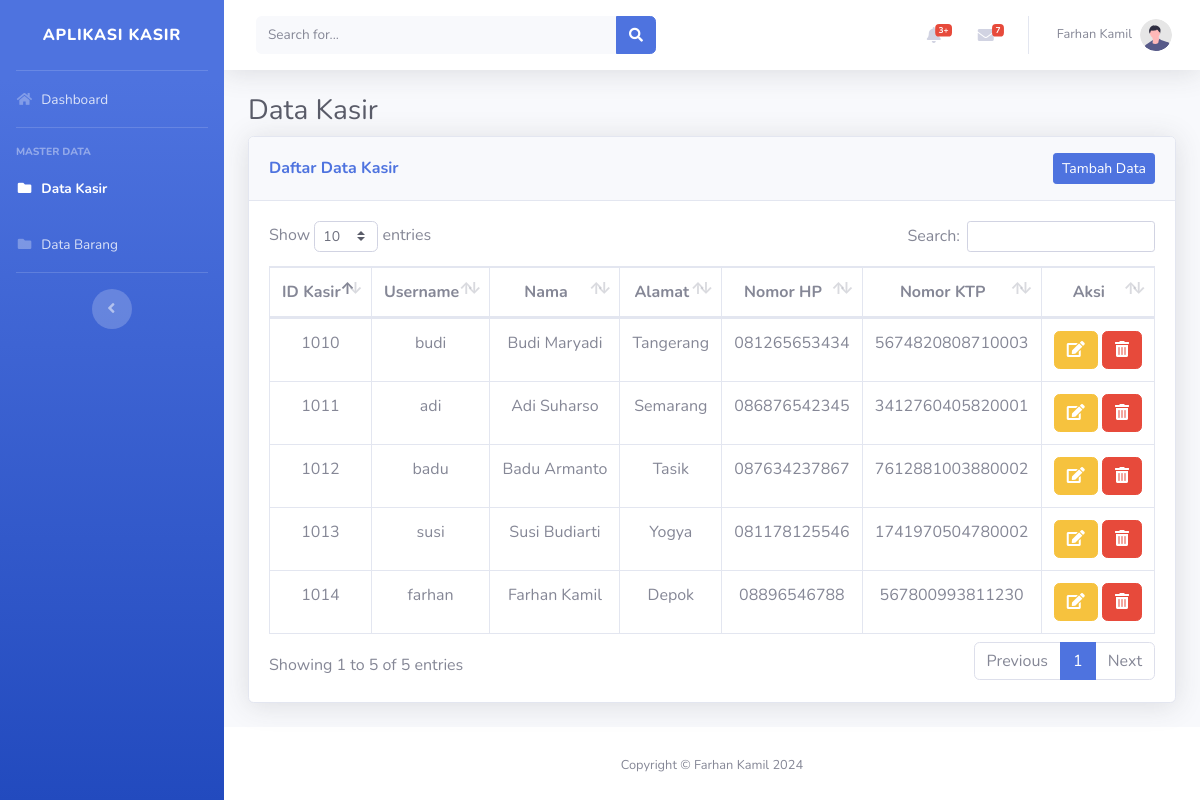
/admin/kasir.php, run on the app's committed database.
### tables this page shows
CREATE TABLE `kasir` (
  `ID_Kasir` int(11) NOT NULL,
  `Username` char(10) NOT NULL,
  `NamaKasir` varchar(30) NOT NULL,
  `Alamat` varchar(100) NOT NULL,
  `NomorHP` char(15) NOT NULL,
  `NomorKTP` char(20) NOT NULL,
  `Password` char(32) NOT NULL
);

### db.php (called while the page is built, shortened)
<?php
class db
{
    private $koneksi;
    function __construct()
    {
        $this->koneksi = new mysqli("localhost", "root", "", "db_kasir");
    }
    function getAllKasir()
    {
        return $this->koneksi->query("SELECT * FROM kasir");
    }
}

### admin/kasir.php (the view)
<?php
include "../templates/header.php";
include "../templates/sidebar.php";
include "../templates/topbar.php";
?>
<div class="container-fluid">
    <h1 class="h3 mb-2 text-gray-800">Data Kasir</h1>
    <div class="card shadow mb-4">
        <div class="card-header py-3 d-flex justify-content-between align-items-center">
            <h6 class="m-0 font-weight-bold text-primary">Daftar Data Kasir</h6>
            <a href="tambah_kasir.php" class="btn btn-primary btn-sm">Tambah Data</a>
        </div>
        <div class="card-body">
            <div class="table-responsive">
                <table class="table table-bordered" id="dataTable" width="100%" cellspacing="0">
                    <thead>
                        <tr align="center">
                            <th>ID Kasir</th>
                            <th>Username</th>
                            <th>Nama</th>
                            <th>Alamat</th>
                            <th>Nomor HP</th>
                            <th>Nomor KTP</th>
                            <th>Aksi</th>
                        </tr>
                    </thead>
                    <tbody>
                        <?php
                        include ("../db.php");
                        $database = new db();
                        $kasir = $database->getAllKasir();
                        foreach ($kasir as $data) {
                            echo "<tr align='center'>";
                            echo "<td>" . $data['ID_Kasir'] . "</td>";
                            echo "<td>" . $data['Username'] . "</td>";
                            echo "<td>" . $data['NamaKasir'] . "</td>";
                            echo "<td>" . $data['Alamat'] . "</td>";
                            echo "<td>" . $data['NomorHP'] . "</td>";
                            echo "<td>" . $data['NomorKTP'] . "</td>";
                            echo "<td>
                        <a href='edit_kasir.php?ID_Kasir=" . $data['ID_Kasir'] . "' class='btn btn-warning' onclick='return confirm(\"Edit data?\")'><i class='fas fa-edit'></i></a>
                        <a href='hapus_kasir.php?ID_Kasir=" . $data['ID_Kasir'] . "' class='btn btn-danger' onclick='return confirm(\"Hapus data?\")'><i class='fas fa-trash-alt'></i></a>
                        </td>";
                            echo "</tr>";
                        }
                        ?>
                    </tbody>
                </table>
            </div>
        </div>
    </div>
</div>
</div>
<?php
include "../templates/footer.php";
?>

### data on the page
kasir: ID_Kasir "1010", Username "budi", NamaKasir "Budi Maryadi", Alamat "Tangerang", NomorHP "081265653434", NomorKTP "5674820808710003"
kasir: ID_Kasir "1011", Username "adi", NamaKasir "Adi Suharso", Alamat "Semarang", NomorHP "086876542345", NomorKTP "3412760405820001"
kasir: ID_Kasir "1012", Username "badu", NamaKasir "Badu Armanto", Alamat "Tasik", NomorHP "087634237867", NomorKTP "7612881003880002"
kasir: ID_Kasir "1013", Username "susi", NamaKasir "Susi Budiarti", Alamat "Yogya", NomorHP "081178125546", NomorKTP "1741970504780002"
kasir: ID_Kasir "1014", Username "farhan", NamaKasir "Farhan Kamil", Alamat "Depok", NomorHP "08896546788", NomorKTP "567800993811230"
